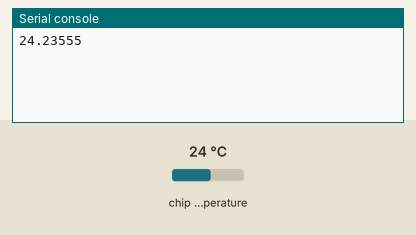
This program was run on a simulated Raspberry Pi Pico running MicroPython. Shown: the last lines printed to the serial console. Inputs (shaded band) come from the test bench; at power-on: chip temperature 24 °C.

Above: at 1.2 s.
1.3 s: chip temperature set to 1 °C
At 4.1 s:
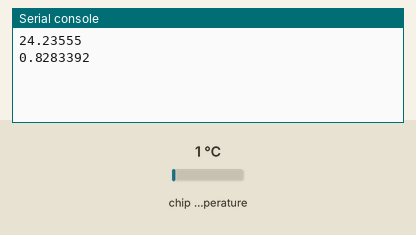
5.2 s: chip temperature set to 11 °C
At 6.4 s:
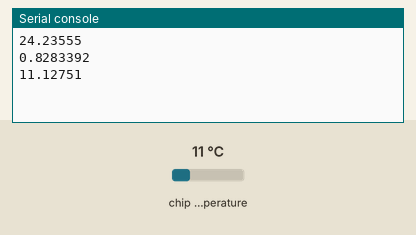
Timing chart, 0 to 8.2 s (numbered marks = the images above; inputs shaded):
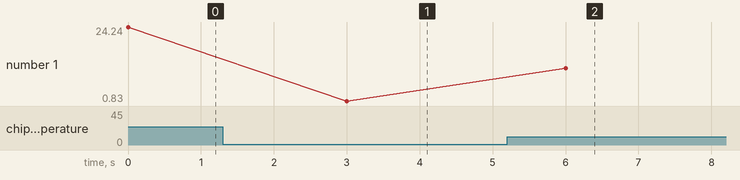

The program:

temperature_sensor.py
```python
import machine
import utime

sensor_temp = machine.ADC(4)
conversion_factor = 3.3 / (65535)

while True:
    reading = sensor_temp.read_u16() * conversion_factor
    temperature = 27 - (reading - 0.706)/0.001721
    print(temperature)
    utime.sleep(3)

    # this is a project to program a temperature sensor
    # it measures the Vbe voltage of a biased dual polar diode
    # typically Vbe = 0.706V at 27 degrees Centigrade, with a slope of -1.721mV (0.001721V)
    # By Matthew Marriott 2022
    # Uses Thonny with Micropython
```

Measured:
- after the input at 1.3 s, the serial console: prints a new line after 1.7 s (image 1)
- after the input at 5.2 s, the serial console: prints a new line after 0.80 s (image 2)
- plotted number 1: 24.24 → 0.83 after the input at 1.3 s, 0.83 → 11.13 after the input at 5.2 s
